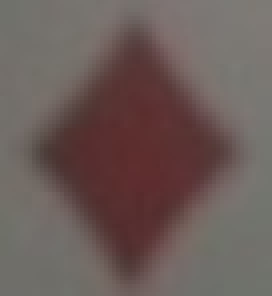
#> input picture Lab1/template.jpg, 68 x 74 px (shown 4 times larger)
$ python diamond_finder_autograder.py
#> lines starting #> are read from the running program, lines starting #| are printed output that depends on the picture; after the words box and inside, x2 and y2 are one past the last pixel; in counts of white or black regions, pixels touching at a corner belong together
#> (reads Lab1/lab1_gt.txt from the repository)
### Lab1/diamond_finder.py
#!/usr/bin/env python3
# -*- coding: utf-8 -*-

# Lab-1 Part-2 Option A
# Yinuo Wang, Praneeth Erwin Eddu
# Jan 25, 2022

import shutil
import cv2 as cv
import numpy as np
import os
import imutils
import configparser
from imutils.object_detection import non_max_suppression

"""
Call in a loop to create terminal progress bar
@params:
    iteration   - Required  : current iteration (Int)
    total       - Required  : total iterations (Int)
    prefix      - Optional  : prefix string (Str)
    suffix      - Optional  : suffix string (Str)
    decimals    - Optional  : positive number of decimals in percent complete (Int)
    length      - Optional  : character length of bar (Int)
    fill        - Optional  : bar fill character (Str)
    printEnd    - Optional  : end character (e.g. "\r", "\r\n") (Str)
"""
def printProgressBar(iteration, total, prefix='',
                     suffix='', decimals=1, length=100,
                     fill='█', printEnd="\r"):

    percent = ("{0:." + str(decimals) + "f}").format(100 * (iteration / float(total)))
    filledLength = int(length * iteration // total)
    bar = fill * filledLength + '-' * (length - filledLength)
    print(f'\r{prefix} |{bar}| {percent}% {suffix}', end=printEnd)
    # Print New Line on Complete
    if iteration == total:
        print()

# print current openCV version
def printCVinfo():
    print('OpenCV ' + cv.__version__)


"""
Find all diamonds
@params
    @tmp         - Required:  template need to match
    @input_dir   - Required:  input image directory
    @output_dir  - Required: output image directory
    @show_image  - Optional: Display image with annotations
    @threshold   - Optional: threshold for template matching
    @verbose     - Optional: print file name and pixel locations to terminal
    @return dictionary
"""
def find_diamond(template="template.jpg", input_dir="input_imgs", output_dir="output_imgs", show_image=False,
                 threshold=0.95, verbose=False):
    """Find red diamonds in every image using template matching."""
#> called with template = 'template.jpg', input_dir = 'input_imgs', output_dir = 'output_imgs', show_image = False, threshold = 0.95, verbose = False
    template = cv.imread(template, 0)
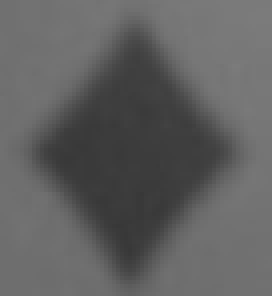
#> template: shape (74, 68) (shown 4 times larger); min 56, max 123, mean 96.1
    dictionary = {}
    # load all images from input dir and store them in array
    for i, file in enumerate(os.listdir(input_dir)):
        # load the images and convert to gray0
        img_rgb = cv.imread(input_dir + "/" + file)
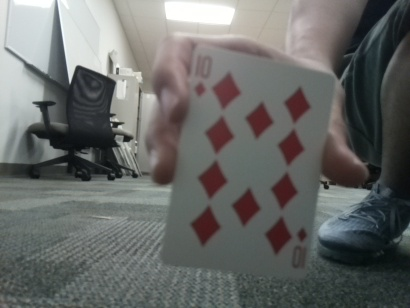
#> input picture Lab1/input_imgs/frame0007.jpg, 410 x 308 px
#> img_rgb is the input picture: shape (308, 410, 3); mean B, G, R 103.6, 105.6, 103.9
        if img_rgb is None:
            print('Could not load img.')
        img_gray = cv.cvtColor(img_rgb, cv.COLOR_BGR2GRAY)
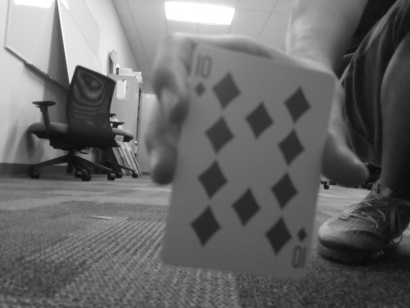
#> img_gray: shape (308, 410); min 10, max 255, mean 104.9

        rects = []
        diamond = []
        dictionary[file] = diamond
        # modify the template size in 0.1-1.5 scale of original size
        for scale in np.linspace(0.1, 1.5, 50):
            # resize the template
            re_template = imutils.resize(template, width=int(template.shape[1] * scale),
                                     height=int(template.shape[0] * scale))

            # store template width and height
            rw, rh = re_template.shape[::-1]

            # execute the match function
            res = cv.matchTemplate(img_gray, re_template, 5)

            # get the match result with a threshold

            (loc_y, loc_x) = np.where(res >= threshold)

            # There usually are many duplicated rectangles for the same target
            for pt in zip(loc_x, loc_y):
                rects.append((pt[0], pt[1], pt[0] + rw, pt[1] + rh))
#> this loop made 50 passes
#> (loc_y, loc_x) on passes 6, 15, 16, 20: ([81], [192]), ([171], [268]), ([85, 127, 128, 171, 171], [281, 274, 274, 267, 268]), ([156, 202, 203], [192, 185, 185])
#> pass 1, in find_diamond, `res = cv.matchTemplate(img_gray, re_template, 5)`:
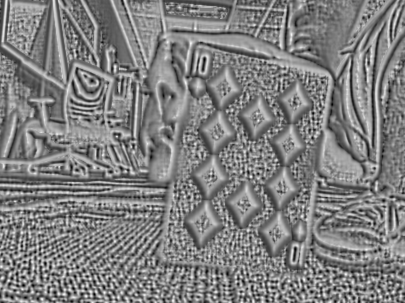
#> res: shape (303, 405) float32; min -0.862, max 0.873, mean 0.0093; drawn with min black and max white
#> pass 2, in find_diamond, `res = cv.matchTemplate(img_gray, re_template, 5)`:
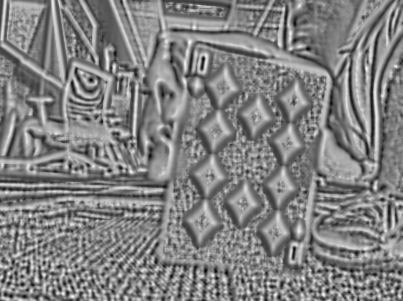
#> res: shape (301, 403) float32; min -0.837, max 0.82, mean 0.00848; drawn with min black and max white
#> pass 3, in find_diamond, `res = cv.matchTemplate(img_gray, re_template, 5)`:
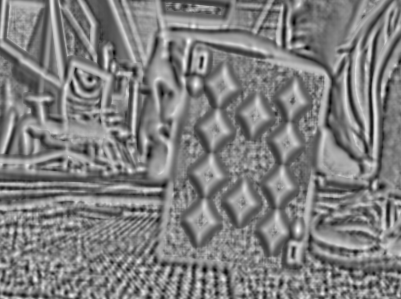
#> res: shape (299, 401) float32; min -0.814, max 0.832, mean 0.00802; drawn with min black and max white
#> after the loop, rects = 70 items, first 6: (192, 81, 208, 98), (268, 171, 302, 208), (281, 85, 316, 123), (274, 127, 309, 165), (274, 128, 309, 166), (267, 171, 302, 209)

        # merge near rectangles to a single one
        pick = non_max_suppression(np.array(rects))
#> pick = [[185, 203, 228, 249], [227, 185, 268, 229], [267, 171, 304, 211], [192, 156, 235, 202], [273, 127, 310, 167], [200, 113, 241, 157], [240, 99, 279, 141], [280, 84, 317, 124], [192, 81, 208, 98]]

        # draw the rectangles and output their coordinates
        for (start_x, start_y, end_x, end_y) in pick:
            cv.rectangle(img_rgb, (start_x, start_y), (end_x, end_y), (0, 0, 255), 1)
            if verbose:
                # Print file name and rectangle locations to terminal
                print('[' + file + ' ' + str(start_x) + ' ' + str(start_y) + ']')
            diamond.append([start_x, start_y])
#> this loop made 9 passes
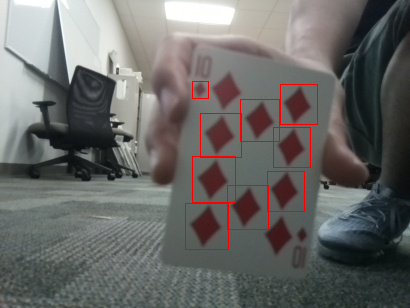
#> img_rgb: shape (308, 410, 3); 1.09% of pixels changed, all inside (x1, y1, x2, y2) = (185, 81, 318, 250)
#> after the loop, diamond = [[185, 203], [227, 185], [267, 171], [192, 156], [273, 127], [200, 113], [240, 99], [280, 84], [192, 81]]

        # write processed image into the output dir
        cv.imwrite(output_dir + "/" + file, img_rgb)

        if not verbose:
            # Show progress bar
            printProgressBar(i + 1, len(os.listdir(input_dir)), prefix='Progress:',
                            suffix='Complete', length=50)

        if show_image:
            # show each image
            cv.imshow('Display window', img_rgb)
            # wait the key 0 to close window
            cv.waitKey(0)
            cv.destroyAllWindows()

    return dictionary


# [26 lines that do not run on import are left out]

### Lab1/diamond_finder_autograder.py
import diamond_finder


def autograder_diamond():

    with open("lab1_gt.txt", "r") as fh:
        ground_truths = eval(fh.read())

    predictions = diamond_finder.find_diamond()

    correct_num_diamonds = 0
    for img_filename in ground_truths:
        predicted_coords = predictions[img_filename]
        ground_truth_coords = ground_truths[img_filename]

        if len(predicted_coords) == len(ground_truth_coords):
            correct_num_diamonds += 1

    accuracy = correct_num_diamonds * 1.0 / len(ground_truths)
    return accuracy


if __name__ == "__main__":
#> (the run stopped early here; a loop or call above may not have finished)
